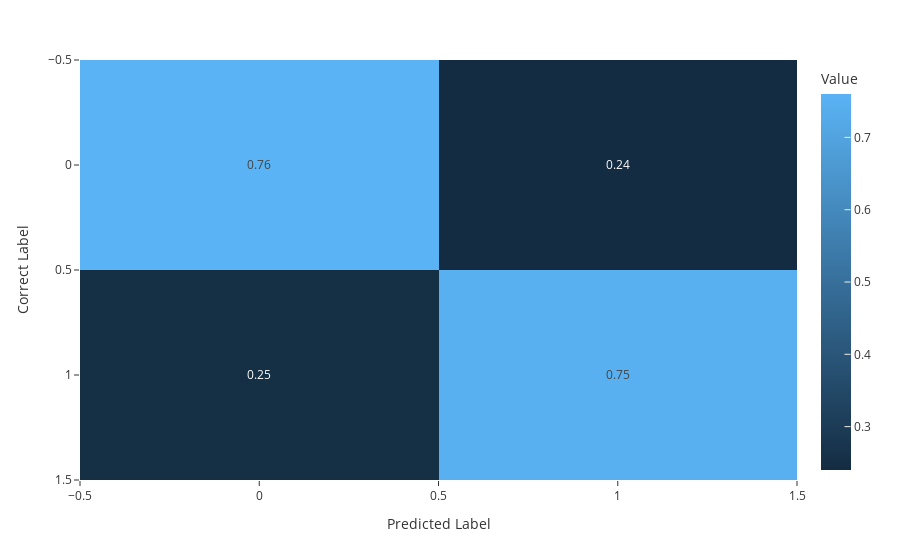

The cell this chart's notebook holds for it:
### Code cell
print('accuracy_score: ',accuracy_score(y_test,y_pred))
print('recall_score: ',recall_score(y_test,y_pred))
print('jaccard_score: ',jaccard_score(y_test,y_pred))
print('f1_score: ',f1_score(y_test,y_pred))
print('precision_score: ',precision_score(y_test,y_pred))

fig = px.imshow(np.around(confusion_matrix(y_test, y_pred, normalize='true'),2), 
                template='ggplot2',
                text_auto=True, 
                aspect="True", 
                labels=dict(x="Predicted Label", y="Correct Label", color='Value'))
fig.update_xaxes(side="bottom")
fig.show()

### Figure 1 — Plotly figure (JSON) as saved in the notebook; plotly's stock layout.template omitted (floating-point values rounded to 4 significant figures)
{"data": [{"coloraxis": "coloraxis", "hovertemplate": "Predicted Label: %{x}<br>Correct Label: %{y}<br>Value: %{z}<extra></extra>", "name": "0", "texttemplate": "%{z}", "type": "heatmap", "xaxis": "x", "yaxis": "y", "z": [[0.76, 0.24], [0.25, 0.75]]}], "layout": {"coloraxis": {"colorbar": {"title": {"text": "Value"}}, "colorscale": [[0, "rgb(20,44,66)"], [1, "rgb(90,179,244)"]]}, "margin": {"t": 60}, "xaxis": {"anchor": "y", "domain": [0, 1], "side": "bottom", "title": {"text": "Predicted Label"}}, "yaxis": {"anchor": "x", "autorange": "reversed", "domain": [0, 1], "title": {"text": "Correct Label"}}}}
